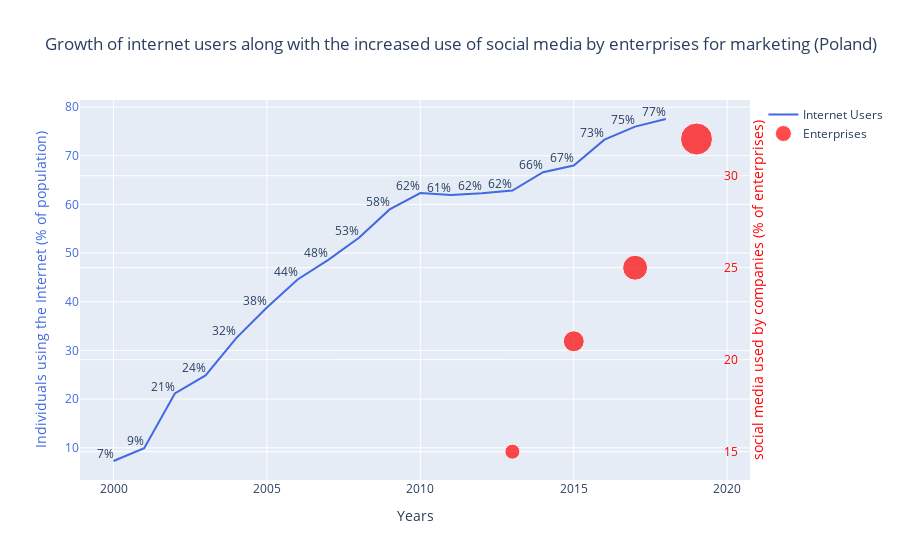

Notebook source saved alongside this figure:
### Code cell
fig3 = go.Figure()

#  "Enterprises with e-commerce sales"

fig3 = go.Figure(data=[

    go.Scatter(mode="lines+text", line={"color": "royalblue"}, name='Internet Users',
               text=['{0}%'.format(int(x)) for x in poland_df[YEARS].values[0]],
               textposition="top left",
               yaxis="y1",
               x=YEARS, 
               y=poland_df[YEARS].values[0]),
    go.Scatter(mode='markers',
               name='Enterprises',
               yaxis="y2",
               x=social_media_used_by_purpose_df_poland['TIME'].values, 
               y=social_media_used_by_purpose_df_poland['Value'].values, 
               marker=dict(size=[int(x) for x in social_media_used_by_purpose_df_poland['Value'].values],
                          color="red")
    )
])

fig3.update_layout(
 
    title="Growth of internet users along with the increased use of social media by enterprises for marketing (Poland)",
    yaxis=dict(
        title="Individuals using the Internet (% of population)",
        titlefont=dict(
            color="royalblue"
        ),
        tickfont=dict(
            color="royalblue"
        )
    ),
    yaxis2=dict(
        title="social media used by companies (% of enterprises)",
        titlefont=dict(
            color="red"
        ),
        tickfont=dict(
            color="red"
        ),
        anchor="free",
        overlaying="y",
        side="right",
        position=0.96
    ),
    xaxis = dict(
      title = 'Years',
      showticklabels = True,
      gridwidth = 1
   ),
)
fig3.show()

### Figure 1 — Plotly figure (JSON) as saved in the notebook; plotly's stock layout.template omitted (floating-point values rounded to 4 significant figures)
{"data": [{"line": {"color": "royalblue"}, "mode": "lines+text", "name": "Internet Users", "text": ["7%", "9%", "21%", "24%", "32%", "38%", "44%", "48%", "53%", "58%", "62%", "61%", "62%", "62%", "66%", "67%", "73%", "75%", "77%"], "textposition": "top left", "type": "scatter", "x": ["2000", "2001", "2002", "2003", "2004", "2005", "2006", "2007", "2008", "2009", "2010", "2011", "2012", "2013", "2014", "2015", "2016", "2017", "2018"], "y": [7.285, 9.901, 21.15, 24.87, 32.53, 38.81, 44.58, 48.6, 53.13, 58.97, 62.32, 61.95, 62.31, 62.85, 66.6, 68.0, 73.3, 75.99, 77.54], "yaxis": "y"}, {"marker": {"color": "red", "size": [15, 21, 25, 32]}, "mode": "markers", "name": "Enterprises", "type": "scatter", "x": [2013, 2015, 2017, 2019], "y": ["15", "21", "25", "32"], "yaxis": "y2"}], "layout": {"title": {"text": "Growth of internet users along with the increased use of social media by enterprises for marketing (Poland)"}, "xaxis": {"gridwidth": 1, "showticklabels": true, "title": {"text": "Years"}}, "yaxis": {"tickfont": {"color": "royalblue"}, "title": {"font": {"color": "royalblue"}, "text": "Individuals using the Internet (% of population)"}}, "yaxis2": {"anchor": "free", "overlaying": "y", "position": 0.96, "side": "right", "tickfont": {"color": "red"}, "title": {"font": {"color": "red"}, "text": "social media used by companies (% of enterprises)"}}}}
